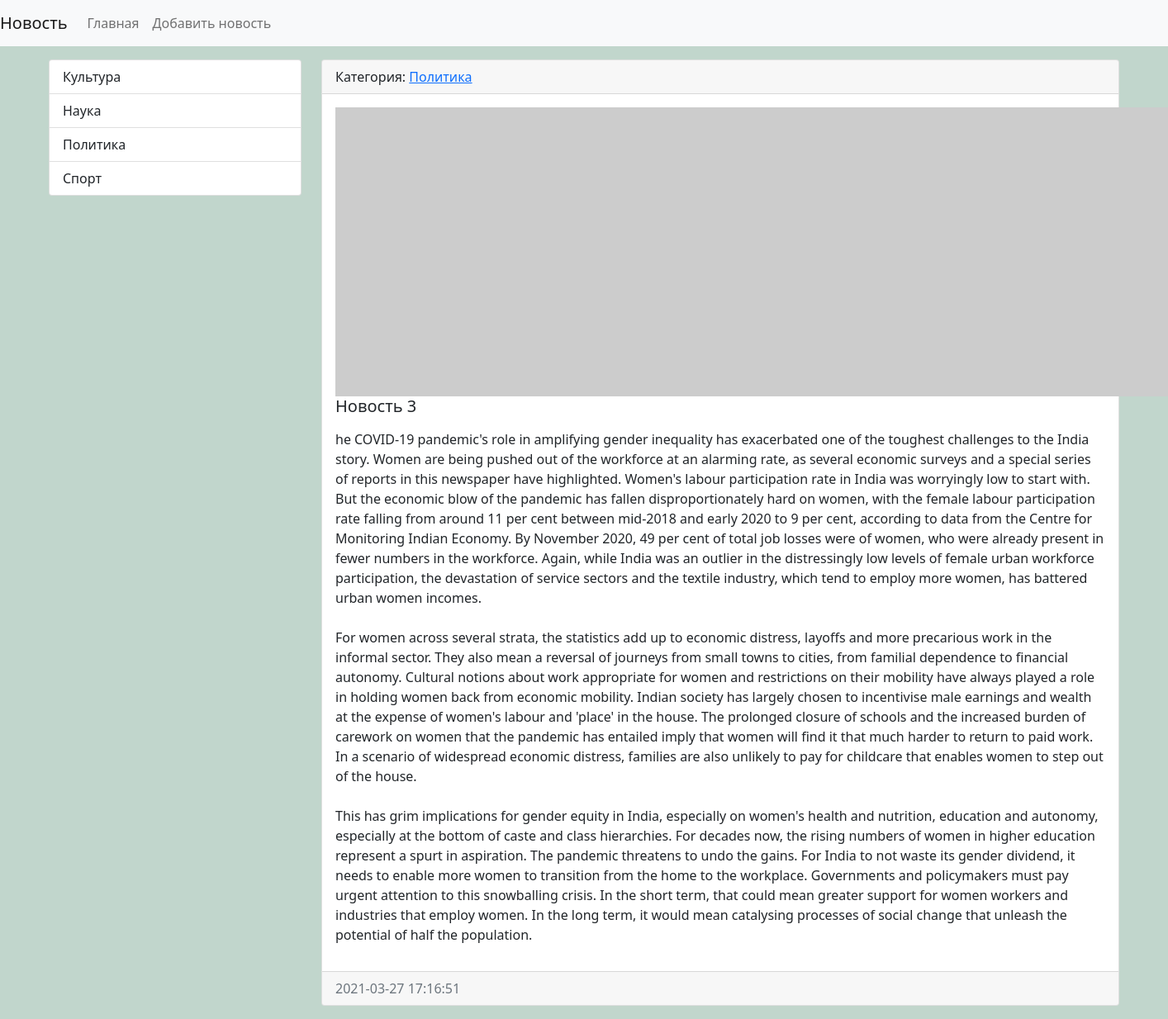
/news/3/, run on the app's committed database.
### news/models.py (models this page shows, shortened)
class Category (models.Model):
    title = models.CharField(max_length=150, db_index=True, verbose_name='Наименование категории')
    def __str__(self):
        return self.title
    def get_absolute_url(self):#url тег только в пайтон файлов
        return reverse('category', kwargs={'category_id': self.pk})
    class Meta:
        verbose_name = 'Категория'  # вербозу_нейм можно и в apps.py использовать
        verbose_name_plural = 'Категории'
        ordering = ['title']

class News(models.Model):
    title = models.CharField(max_length=150, verbose_name='Наименование')
    content = models.TextField(blank=True, verbose_name='Контент')#blank-значит может быть пустым
    created_at = models.DateTimeField(auto_now_add=True, verbose_name='Дата публикации')
    updated_at = models.DateTimeField(auto_now=True, verbose_name='Обновлено')
    photo = models.ImageField(upload_to='photos/%y/%m/%d', verbose_name='Фото', blank=True)# автоматом видет даты
    is_published = models.BooleanField(default=True, verbose_name='Опубликовано')
    category = models.ForeignKey(Category, on_delete=models.PROTECT, null=True, verbose_name='Категория')#связал с ктегорией ниже ,если бы класс категории был бы ниже,то 'Category' в кавычки
    class Meta:
        verbose_name = 'Новость'# вербозу_нейм можно и в apps.py использовать
        verbose_name_plural ='Новости'
        ordering = ['created_at']#Порядок сортировки для всего

### news/views.py (the view)
# urls.py: path('news/<int:news_id>/', view_news, name='view_news'),
def view_news(request, news_id):
    news_item = News.objects.get(pk=news_id)
    return render(request, 'news/view_news.html', {'news_item': news_item})

### news/templatetags/news_tags.py (called while the page is built)
@register.simple_tag()# создается тег {%get_categories%} только со словарем
def get_categories():
    return Category.objects.all()

### news/templates/news/view_news.html (shortened to what this page needs)
{% extends 'base.html' %}
{% block sidebar %}
{% include 'inc/_sidebar.html' %}
{% endblock %}
{% block content %}
<div class="card mb-3">
    <div class="card-header">
        Категория: <a href="{{ news_item.category.get_absolute_url }}">{{ news_item.category }}</a>
    </div>
    <div class="card-body">
        <div class="media">
            {% if item.photo %}
            <img src="{{ news_item.photo.url }}" alt="" width="350" class="mr-3">
            {% else %}
            <img src="https://picsum.photos/id/1060/350/235/?blur=2" alt="" class="mr-3">
            {% endif %}
            <div class="media-body">
                <h5 class="card-title">{{ news_item.title }}</h5>
                <p class="card-text">{{ news_item.content|safe|linebreaks }}</p>
            </div>
        </div>
    </div>
    <div class="card-footer text-muted">
        {{ news_item.created_at|date:"Y-m-d H:i:s" }}
    </div>
</div>
{% endblock %}

### templates/inc/_sidebar.html (shortened to what this page needs)
{% load news_tags %}
<div class="list-group">
    {% get_categories as categories %}
    {% for item in categories %}
        <a href="{% url 'category' item.pk %}" class="list-group-item list-group-item-action">{{ item.title }}</a>
        {% endfor %}
</div>

### mysite/static/css/style.css (style rules this page uses)
body { background-color: #c1d6cc; }

### data on the page
Category: title "Культура"
Category: title "Наука"
Category: title "Политика"
Category: title "Спорт"
News: category "Политика", title "Новость 3", content "he COVID-19 pandemic's role in amplifying gender inequality has exacerbated one of the toughest challenges to the India story. Women are being pushed out of the workforce at an alarming rate, as several economic surveys and a special series of reports in this newspaper have highlighted. Women's labour participation rate in India was worryingly low to start with. But the economic blow of the pandemic has fallen disproportionately hard on women, with the female labour participation rate falling from around 11 per cent between mid-2018 and early 2020 to 9 per cent, according to data from the Centre for Monitoring Indian Economy. By November 2020, 49 per cent of total job losses were of women,…", created_at "2021-03-27 17:16:51"
